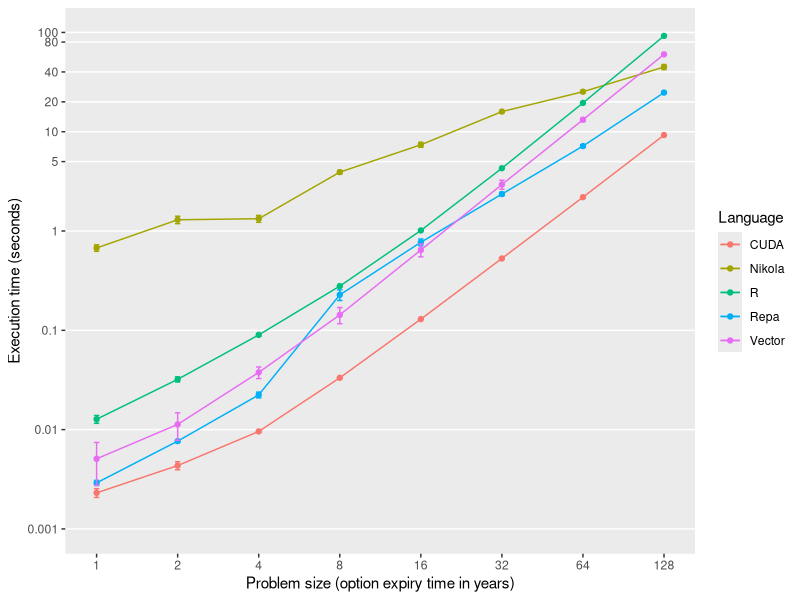

The R script that drew this image:
library(ggplot2)
#library(scales)

# Format the data for plotting
cuda <- read.csv("results/Cuda.csv")
repa <- read.csv("results/Repa.csv")
nikola <- read.csv("results/Nikola-Precompiled.csv")
rlang <- read.csv("results/R.csv")
vector <- read.csv("results/Vector.csv")

dataset <- rbind(cbind(cuda, Language="CUDA")
               , cbind(repa, Language="Repa")
               , cbind(nikola, Language="Nikola")
               , cbind(rlang, Language="R")
               , cbind(vector, Language="Vector"))

frame <- data.frame(Size=dataset[,1]
                  , Time=dataset[,2]
                  , Language=dataset[,8]
                  , Stddev=dataset[,5])


# Plot
p = ggplot(data = frame, aes(x=Size, y=Time, colour=Language))
p = p + geom_line()
p = p + geom_point()

# Error bars
limits <- aes(ymax = Time + Stddev, ymin=Time - Stddev)
p = p + geom_errorbar(limits, width=.02)

# Configure scales
breaks=c(0.001, 0.01, 0.1, 1, 5, 10, 20, 40, 80, 100)
p = p + scale_y_log10(limits = c(0.001,100)
                    , name="Execution time (seconds)"
                    , breaks=breaks
                    , labels=as.character(breaks)) #rep("comma", 9))
p = p + scale_x_log10(breaks=cuda[,1], name="Problem size (option expiry time in years)")

# Hide unnecessary grid lines
p = p + theme(panel.grid.minor=element_blank(), panel.grid.major.x=element_blank())

# Show the plot
print(p)
